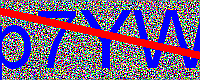

Write Python code to recreate this figure.
# coding=utf-8
# uliontse

import os
import string
import random
import numpy
from random import randint

try:
    from PIL import Image, ImageDraw, ImageFilter, ImageFont
except ImportError:
    import Image, ImageDraw, ImageFilter, ImageFont


def generate(number=4,bgSize=(200,80),font=None,colorAll=('white','blue','red'),pool=None,
               drawLine=True,foggy=True,saveDirPath=None,showImg=True):
    '''
    :param number: int,random.sample(pool, number)
    :param bgSize: tuple,backgroundSize(width,height). The `height` affects `fontSize` & `lineWidth`.
    :param font: str,Default font 'arial'. Windows :file:`C:\...\arial.ttf` directory.
    :param colorAll: tuple,(bgColor,fontColor,lineColor)
    :param pool: set,random.sample(set(pool), number)
    :param drawLine: boolean,
    :param foggy: boolean,
    :param saveDirPath: str,
    :param showImg: boolean,
    :return:
    '''

    if not font: font = r'arial.ttf'
    if not pool: pool = list(string.ascii_letters) + [str(x) for x in range(10)]
    text = ''.join(random.sample(set(pool), number))
    font = ImageFont.truetype(font,bgSize[1])

    if not foggy:
        image = Image.new(mode='RGBA', size=bgSize, color=colorAll[0])
    else:
        rawArray = numpy.zeros((bgSize[1],bgSize[0], 3), dtype=numpy.uint8)
        sh = rawArray.shape
        for i in range(sh[0]):
            for j in range(sh[1]):
                for k in range(sh[2]):
                    rawArray[i][j][k] = random.randint(0, 255)
        image = Image.fromarray(rawArray)

    draw = ImageDraw.Draw(image)
    textInd = ((bgSize[0]-font.getsize(text)[0])/2,(bgSize[1]-font.getsize(text)[1])/2)
    draw.text(xy=textInd,text=text,font=font,fill=colorAll[1])
    if drawLine:
        lineInd = [(textInd[0],randint(int(textInd[1]+1),bgSize[1]-int(textInd[1]-1))),
                    (bgSize[0]-textInd[0],randint(int(textInd[1]+1),bgSize[1]-int(textInd[1]-1)))]
        draw.line(xy=lineInd,fill=colorAll[2],width=int(bgSize[1]//10))
    image = image.filter(ImageFilter.EDGE_ENHANCE_MORE)
    if showImg: image.show()
    if not saveDirPath:
        image.save('vcode.png')
        print('Save OK! \nsaveDirPath: {}'.format(os.getcwd()))
    else:
        try:
            image.save(saveDirPath + r'/vcode.png')
        except:
            image.save(saveDirPath + r'\\vcode.png')
        finally:
            print('Save OK! \nsaveDirPath: {}'.format(saveDirPath))

